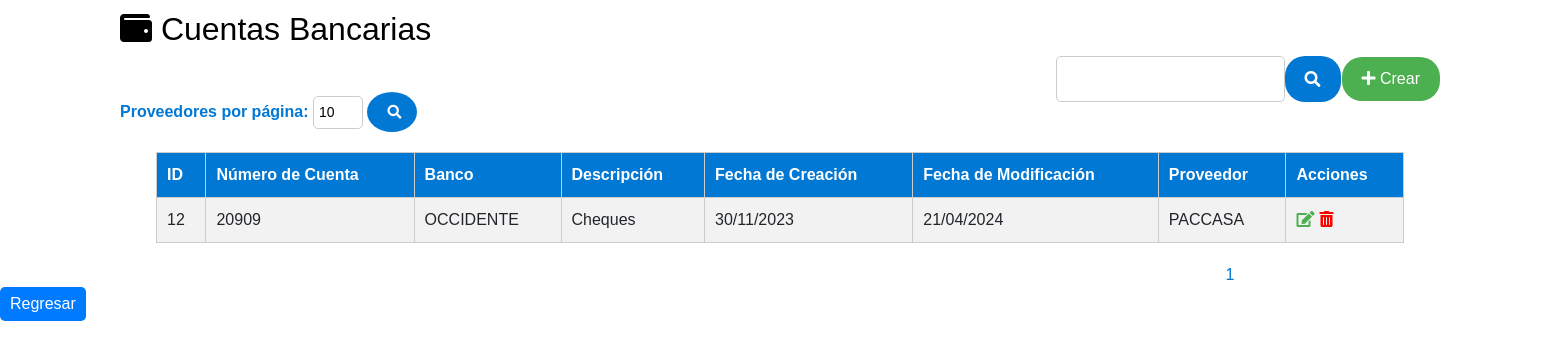
The page /Proveedores/listar_cuentas.php on the database as committed earlier.
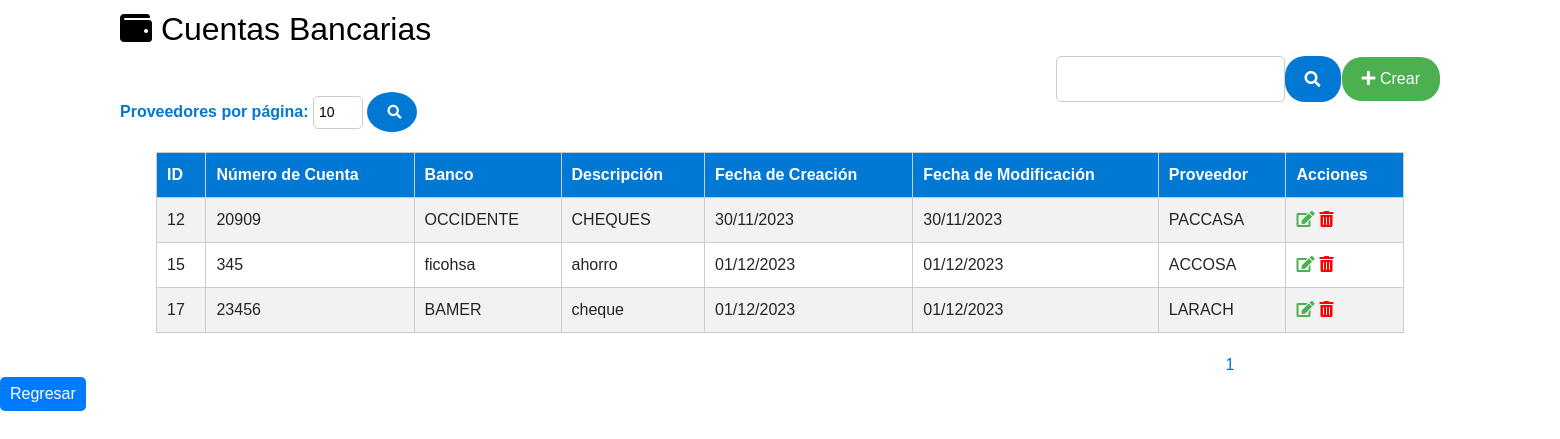
The same page on the database as committed later.
### tables this page shows
CREATE TABLE `tbl_cuenta_proveedor` (
  `ID_CUENTA_PROVEEDOR` int(11) NOT NULL AUTO_INCREMENT,
  `NUMERO_CUENTA` varchar(20) DEFAULT NULL,
  `BANCO` varchar(50) DEFAULT NULL,
  `DESCRIPCION_CUENTA` text DEFAULT NULL,
  `FECHA_CREACION` timestamp NOT NULL DEFAULT current_timestamp(),
  `FECHA_MODIFICACION` timestamp NOT NULL DEFAULT current_timestamp() ON UPDATE current_timestamp(),
  `ID_PROVEEDOR` int(11) DEFAULT NULL,
  PRIMARY KEY (`ID_CUENTA_PROVEEDOR`),
  KEY `fk_tbl_proveedores_tbl_cuenta_proveedor` (`ID_PROVEEDOR`) USING BTREE,
  CONSTRAINT `fk_tbl_proveedores_tbl_cuenta_proveedor` FOREIGN KEY (`ID_PROVEEDOR`) REFERENCES `tbl_proveedores` (`ID_PROVEEDOR`) ON DELETE CASCADE ON UPDATE CASCADE
);

CREATE TABLE `tbl_proveedores` (
  `ID_PROVEEDOR` int(11) NOT NULL AUTO_INCREMENT,
  `NOMBRE` varchar(100) DEFAULT NULL,
  `DIRECCION` varchar(200) DEFAULT NULL,
  `TELEFONO` varchar(20) DEFAULT NULL,
  `CORREO_ELECTRONICO` varchar(100) DEFAULT NULL,
  `FECHA_CREACION` timestamp NOT NULL DEFAULT current_timestamp(),
  `FECHA_MODIFICACION` timestamp NOT NULL DEFAULT current_timestamp() ON UPDATE current_timestamp(),
  `CREADO_POR` varchar(255) DEFAULT NULL,
  `MODIFICADO_POR` varchar(255) DEFAULT NULL,
  `id_empresa` int(11) DEFAULT NULL,
  `SERVICIO_PRESTADO` varchar(150) DEFAULT NULL,
  `RTN_EMPRESA` varchar(15) DEFAULT NULL,
  `ESTADO_PROVEEDOR` varchar(255) DEFAULT NULL,
  PRIMARY KEY (`ID_PROVEEDOR`)
);

### Proveedores/listar_cuentas.php (the view, shortened to what this page needs)
<?php
include('db.php');
$resultsPerPage = isset($_GET['por_pagina']) ? intval($_GET['por_pagina']) : 10;
$page = isset($_GET['page']) ? intval($_GET['page']) : 1;
$offset = ($page - 1) * $resultsPerPage;
$query = "SELECT cp.ID_CUENTA_PROVEEDOR, cp.NUMERO_CUENTA, cp.BANCO, cp.DESCRIPCION_CUENTA,  cp.FECHA_CREACION, cp.FECHA_MODIFICACION, p.NOMBRE as NOMBRE_PROVEEDOR
          FROM tbl_cuenta_proveedor cp
          INNER JOIN tbl_proveedores p ON cp.ID_PROVEEDOR = p.ID_PROVEEDOR";
$query .= " LIMIT $resultsPerPage OFFSET $offset";
$queryCount = "SELECT COUNT(*) AS total FROM tbl_cuenta_proveedor";
$countResult = $conexion->query($queryCount);
$totalAccounts = $countResult->fetch_assoc()['total'];
$totalPages = ceil($totalAccounts / $resultsPerPage);
$result = $conexion->query($query);
?>
<!DOCTYPE html>
<html>
<head>
<link href="https://cdn.jsdelivr.net/npm/bootstrap@5.3.0/dist/css/bootstrap.min.css" rel="stylesheet">
<link rel="stylesheet" href="https://cdnjs.cloudflare.com/ajax/libs/font-awesome/5.15.3/css/all.min.css">
</head>
<body>
    <h2><i class="fas fa-wallet"></i> Cuentas Bancarias</h2>
    <div class="button-container">
<div class="search-container">
    <form method="GET">
        <input type="text" name="search" id="search">
        <button type="submit" class="fas fa-search"></button>
    </form>
 </div>
  <a href="crear_cuenta1.php"><button class="btn-crear"><i class="fas fa-plus"></i> Crear</button></a>
</div>
<form method="GET">
    <label for="por_pagina">Proveedores por página:</label>
    <input type="text" name="por_pagina" id="por_pagina" value="<?php echo $resultsPerPage; ?>">
    <button type="submit" id="search-button" class="pagination-button"><i class="fas fa-search"></i></button>
</form>
    <table>
        <tr>
            <th>ID</th>
            <th>Número de Cuenta</th>
            <th>Banco</th>
            <th>Descripción</th>
            <th>Fecha de Creación</th>
            <th>Fecha de Modificación</th>
            <th>Proveedor</th>
            <th>Acciones</th>
        </tr>
        <?php
        while ($row = $result->fetch_assoc()) {
            echo "<tr>";
            echo "<td>" . $row['ID_CUENTA_PROVEEDOR'] . "</td>";
            echo "<td>" . $row['NUMERO_CUENTA'] . "</td>";
            echo "<td>" . $row['BANCO'] . "</td>";
            echo "<td>" . $row['DESCRIPCION_CUENTA'] . "</td>";
           echo "<td>" . date("d/m/Y", strtotime($row['FECHA_CREACION'])) . "</td>";
           echo "<td>" . date("d/m/Y", strtotime($row['FECHA_MODIFICACION'])) . "</td>";
            echo "<td>" . $row['NOMBRE_PROVEEDOR'] . "</td>";
            echo "<td><a href='actualizar_cuenta.php?id=" . $row['ID_CUENTA_PROVEEDOR'] . "' class='action-link-green'><i class='fas fa-edit'></i></a>";
            echo "<a href='eliminar_cuenta.php?id=" . $row['ID_CUENTA_PROVEEDOR'] . "'class='action-link-red'><i class='fas fa-trash-alt'></i></a></td>";
            echo "</tr>";
        }
        ?>
    </table>
    <div class="pagination-center">
        <?php
        for ($i = 1; $i <= $totalPages; $i++) {
            $activeClass = ($i == $page) ? 'active' : '';
            echo "<a href='listar_cuentas.php?page=$i&por_pagina=$resultsPerPage' class='$activeClass'>$i</a> ";
        }
        ?>
    </div>
          <button class="styled-button"
    onclick="window.location.href='../admin/administrar.php'"
    style="background-color: #007bff; color: #fff; padding: 5px 10px; border: none; border-radius: 5px; cursor: pointer; float: left;">Regresar</button>
</body>
</html>

Rows that differ between the two databases and show on the page:
changed tbl_cuenta_proveedor "OCCIDENTE": DESCRIPCION_CUENTA "Cheques" → "CHEQUES"; FECHA_MODIFICACION "21/04/2024" → "30/11/2023"
added tbl_cuenta_proveedor: ID_CUENTA_PROVEEDOR "15", NUMERO_CUENTA "345", BANCO "ficohsa", DESCRIPCION_CUENTA "ahorro", FECHA_CREACION "01/12/2023", FECHA_MODIFICACION "01/12/2023", ID_PROVEEDOR.NOMBRE "ACCOSA"
added tbl_cuenta_proveedor: ID_CUENTA_PROVEEDOR "17", NUMERO_CUENTA "23456", BANCO "BAMER", DESCRIPCION_CUENTA "cheque", FECHA_CREACION "01/12/2023", FECHA_MODIFICACION "01/12/2023", ID_PROVEEDOR.NOMBRE "LARACH"
